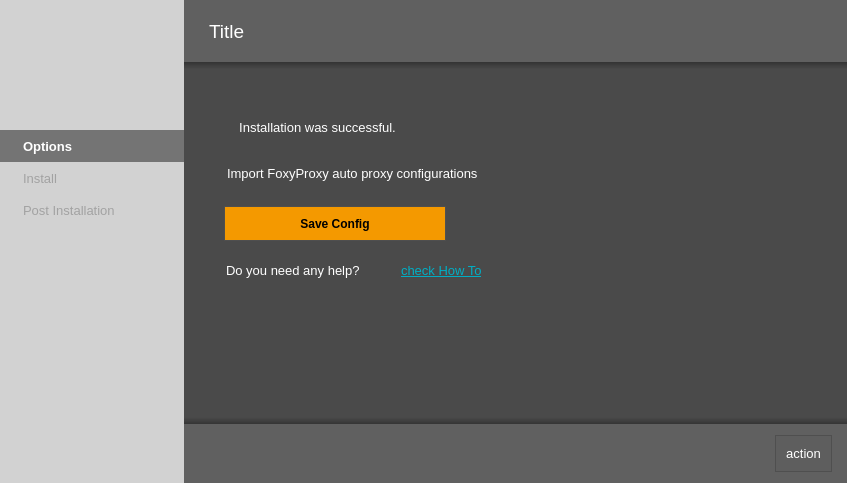
<?xml version="1.0" encoding="UTF-8"?>
<ui version="4.0">
 <class>MainWindow</class>
 <widget class="QMainWindow" name="MainWindow">
  <property name="geometry">
   <rect>
    <x>0</x>
    <y>0</y>
    <width>847</width>
    <height>483</height>
   </rect>
  </property>
  <property name="sizePolicy">
   <sizepolicy hsizetype="Expanding" vsizetype="Expanding">
    <horstretch>0</horstretch>
    <verstretch>0</verstretch>
   </sizepolicy>
  </property>
  <property name="windowTitle">
   <string>Install KiteProxy</string>
  </property>
  <property name="styleSheet">
   <string notr="true">background: #d2d2d2</string>
  </property>
  <property name="unifiedTitleAndToolBarOnMac">
   <bool>false</bool>
  </property>
  <widget class="QWidget" name="main">
   <property name="sizePolicy">
    <sizepolicy hsizetype="Expanding" vsizetype="Expanding">
     <horstretch>0</horstretch>
     <verstretch>0</verstretch>
    </sizepolicy>
   </property>
   <property name="minimumSize">
    <size>
     <width>620</width>
     <height>420</height>
    </size>
   </property>
   <layout class="QHBoxLayout" name="horizontalLayout">
    <property name="spacing">
     <number>0</number>
    </property>
    <property name="leftMargin">
     <number>0</number>
    </property>
    <property name="topMargin">
     <number>0</number>
    </property>
    <property name="rightMargin">
     <number>0</number>
    </property>
    <property name="bottomMargin">
     <number>0</number>
    </property>
    <item>
     <widget class="QWidget" name="sidebar" native="true">
      <property name="sizePolicy">
       <sizepolicy hsizetype="Fixed" vsizetype="Preferred">
        <horstretch>0</horstretch>
        <verstretch>0</verstretch>
       </sizepolicy>
      </property>
      <property name="minimumSize">
       <size>
        <width>184</width>
        <height>0</height>
       </size>
      </property>
      <property name="styleSheet">
       <string notr="true">padding: 6px 20px;</string>
      </property>
      <layout class="QVBoxLayout" name="verticalLayout_2">
       <property name="spacing">
        <number>0</number>
       </property>
       <property name="leftMargin">
        <number>0</number>
       </property>
       <property name="topMargin">
        <number>0</number>
       </property>
       <property name="rightMargin">
        <number>0</number>
       </property>
       <property name="bottomMargin">
        <number>0</number>
       </property>
       <item>
        <widget class="QLabel" name="logo">
         <property name="sizePolicy">
          <sizepolicy hsizetype="Preferred" vsizetype="Fixed">
           <horstretch>0</horstretch>
           <verstretch>0</verstretch>
          </sizepolicy>
         </property>
         <property name="minimumSize">
          <size>
           <width>0</width>
           <height>130</height>
          </size>
         </property>
         <property name="styleSheet">
          <string notr="true">padding-top: 17px;</string>
         </property>
         <property name="text">
          <string>&lt;html&gt;&lt;head/&gt;&lt;body&gt;&lt;p&gt;&lt;img src=&quot;:/logo/logo.png&quot;/&gt;&lt;/p&gt;&lt;/body&gt;&lt;/html&gt;</string>
         </property>
         <property name="textFormat">
          <enum>Qt::RichText</enum>
         </property>
         <property name="alignment">
          <set>Qt::AlignLeading|Qt::AlignLeft|Qt::AlignTop</set>
         </property>
        </widget>
       </item>
       <item>
        <widget class="QLabel" name="side_step0">
         <property name="sizePolicy">
          <sizepolicy hsizetype="Preferred" vsizetype="Expanding">
           <horstretch>0</horstretch>
           <verstretch>0</verstretch>
          </sizepolicy>
         </property>
         <property name="maximumSize">
          <size>
           <width>16777215</width>
           <height>32</height>
          </size>
         </property>
         <property name="font">
          <font>
           <pointsize>10</pointsize>
           <weight>75</weight>
           <bold>true</bold>
          </font>
         </property>
         <property name="styleSheet">
          <string notr="true">background: #747474;
font-weight: bold;
color: white;</string>
         </property>
         <property name="text">
          <string>Options</string>
         </property>
        </widget>
       </item>
       <item>
        <widget class="QLabel" name="side_step1">
         <property name="sizePolicy">
          <sizepolicy hsizetype="Preferred" vsizetype="Expanding">
           <horstretch>0</horstretch>
           <verstretch>0</verstretch>
          </sizepolicy>
         </property>
         <property name="maximumSize">
          <size>
           <width>16777215</width>
           <height>32</height>
          </size>
         </property>
         <property name="font">
          <font>
           <pointsize>10</pointsize>
          </font>
         </property>
         <property name="styleSheet">
          <string notr="true">font-weight: normal;
color: #a2a2a2;</string>
         </property>
         <property name="text">
          <string>Install</string>
         </property>
        </widget>
       </item>
       <item>
        <widget class="QLabel" name="side_step2">
         <property name="sizePolicy">
          <sizepolicy hsizetype="Preferred" vsizetype="Expanding">
           <horstretch>0</horstretch>
           <verstretch>0</verstretch>
          </sizepolicy>
         </property>
         <property name="maximumSize">
          <size>
           <width>16777215</width>
           <height>32</height>
          </size>
         </property>
         <property name="font">
          <font>
           <pointsize>10</pointsize>
          </font>
         </property>
         <property name="styleSheet">
          <string notr="true">font-weight: normal;
color: #a2a2a2;</string>
         </property>
         <property name="text">
          <string>Post Installation</string>
         </property>
        </widget>
       </item>
       <item>
        <spacer name="verticalSpacer">
         <property name="orientation">
          <enum>Qt::Vertical</enum>
         </property>
         <property name="sizeHint" stdset="0">
          <size>
           <width>20</width>
           <height>40</height>
          </size>
         </property>
        </spacer>
       </item>
      </layout>
      <zorder>side_step2</zorder>
      <zorder>logo</zorder>
      <zorder>side_step0</zorder>
      <zorder>side_step1</zorder>
      <zorder>verticalSpacer</zorder>
     </widget>
    </item>
    <item>
     <widget class="QWidget" name="contents" native="true">
      <property name="styleSheet">
       <string notr="true">background: #606060;
padding: 10px 10px;
color: white;</string>
      </property>
      <layout class="QVBoxLayout" name="verticalLayout">
       <property name="spacing">
        <number>0</number>
       </property>
       <property name="leftMargin">
        <number>0</number>
       </property>
       <property name="topMargin">
        <number>0</number>
       </property>
       <property name="rightMargin">
        <number>0</number>
       </property>
       <property name="bottomMargin">
        <number>0</number>
       </property>
       <item>
        <widget class="QLabel" name="title">
         <property name="sizePolicy">
          <sizepolicy hsizetype="Preferred" vsizetype="Expanding">
           <horstretch>0</horstretch>
           <verstretch>0</verstretch>
          </sizepolicy>
         </property>
         <property name="maximumSize">
          <size>
           <width>16777215</width>
           <height>62</height>
          </size>
         </property>
         <property name="font">
          <font>
           <family>Tahoma</family>
           <pointsize>14</pointsize>
          </font>
         </property>
         <property name="styleSheet">
          <string notr="true">padding-left: 20px</string>
         </property>
         <property name="text">
          <string>Title</string>
         </property>
        </widget>
       </item>
       <item>
        <widget class="QWidget" name="container_styled" native="true">
         <property name="font">
          <font>
           <family>Tahoma</family>
           <pointsize>10</pointsize>
          </font>
         </property>
         <property name="styleSheet">
          <string notr="true">background: qlineargradient(spread:pad, x1:0, y1:0, x2:0, y2:1, stop:0 #333 stop:0.02 #4a4a4a, stop: 0.98 #4a4a4a,  stop: 1 #333)</string>
         </property>
         <layout class="QHBoxLayout" name="horizontalLayout_4">
          <property name="spacing">
           <number>0</number>
          </property>
          <property name="leftMargin">
           <number>0</number>
          </property>
          <property name="topMargin">
           <number>0</number>
          </property>
          <property name="rightMargin">
           <number>0</number>
          </property>
          <property name="bottomMargin">
           <number>0</number>
          </property>
          <item>
           <widget class="QStackedWidget" name="stackedWidget">
            <property name="styleSheet">
             <string notr="true">background: transparent</string>
            </property>
            <property name="currentIndex">
             <number>2</number>
            </property>
            <widget class="QWidget" name="page1">
             <widget class="QWidget" name="layoutWidget">
              <property name="geometry">
               <rect>
                <x>10</x>
                <y>37</y>
                <width>405</width>
                <height>187</height>
               </rect>
              </property>
              <layout class="QVBoxLayout" name="options">
               <item>
                <widget class="QCheckBox" name="optionDnsCrypt">
                 <property name="enabled">
                  <bool>false</bool>
                 </property>
                 <property name="font">
                  <font>
                   <family>Tahoma</family>
                   <pointsize>10</pointsize>
                  </font>
                 </property>
                 <property name="styleSheet">
                  <string notr="true"/>
                 </property>
                 <property name="text">
                  <string>Secure Operator (Google DNS-over-HTTPS)</string>
                 </property>
                 <property name="checkable">
                  <bool>true</bool>
                 </property>
                 <property name="checked">
                  <bool>true</bool>
                 </property>
                </widget>
               </item>
               <item>
                <widget class="QCheckBox" name="optionMitmProxy">
                 <property name="enabled">
                  <bool>false</bool>
                 </property>
                 <property name="font">
                  <font>
                   <family>Tahoma</family>
                   <pointsize>10</pointsize>
                  </font>
                 </property>
                 <property name="styleSheet">
                  <string notr="true"/>
                 </property>
                 <property name="text">
                  <string>Mitm Proxy (Traffic Transformer)</string>
                 </property>
                 <property name="checkable">
                  <bool>true</bool>
                 </property>
                 <property name="checked">
                  <bool>true</bool>
                 </property>
                </widget>
               </item>
               <item>
                <widget class="QCheckBox" name="optionFirefox">
                 <property name="enabled">
                  <bool>true</bool>
                 </property>
                 <property name="font">
                  <font>
                   <family>Tahoma</family>
                   <pointsize>10</pointsize>
                  </font>
                 </property>
                 <property name="toolTip">
                  <string>&lt;html&gt;&lt;head/&gt;&lt;body&gt;&lt;p&gt;&lt;span style=&quot;color: black;&quot;&gt;Firefox will be downloaded and installed only if you don't have firefox &amp;gt;= 57 on your system&lt;/span&gt;&lt;/p&gt;&lt;/body&gt;&lt;/html&gt;</string>
                 </property>
                 <property name="autoFillBackground">
                  <bool>false</bool>
                 </property>
                 <property name="styleSheet">
                  <string notr="true"/>
                 </property>
                 <property name="text">
                  <string>Firefox</string>
                 </property>
                 <property name="checkable">
                  <bool>true</bool>
                 </property>
                 <property name="checked">
                  <bool>true</bool>
                 </property>
                </widget>
               </item>
               <item>
                <widget class="QCheckBox" name="optionFoxyProxy">
                 <property name="enabled">
                  <bool>true</bool>
                 </property>
                 <property name="font">
                  <font>
                   <family>Tahoma</family>
                   <pointsize>10</pointsize>
                  </font>
                 </property>
                 <property name="styleSheet">
                  <string notr="true">margin-left: 20px;</string>
                 </property>
                 <property name="text">
                  <string>FoxyProxy (Proxy Switcher)</string>
                 </property>
                 <property name="checkable">
                  <bool>true</bool>
                 </property>
                 <property name="checked">
                  <bool>true</bool>
                 </property>
                </widget>
               </item>
              </layout>
             </widget>
            </widget>
            <widget class="QWidget" name="page2">
             <layout class="QVBoxLayout" name="verticalLayout_4">
              <property name="spacing">
               <number>7</number>
              </property>
              <property name="leftMargin">
               <number>5</number>
              </property>
              <property name="topMargin">
               <number>10</number>
              </property>
              <property name="rightMargin">
               <number>5</number>
              </property>
              <property name="bottomMargin">
               <number>8</number>
              </property>
              <item>
               <widget class="QProgressBar" name="progress_bar">
                <property name="sizePolicy">
                 <sizepolicy hsizetype="Expanding" vsizetype="Expanding">
                  <horstretch>0</horstretch>
                  <verstretch>0</verstretch>
                 </sizepolicy>
                </property>
                <property name="maximumSize">
                 <size>
                  <width>16777215</width>
                  <height>33</height>
                 </size>
                </property>
                <property name="styleSheet">
                 <string notr="true">QProgressBar {
  text-align: right;  
  padding: 0;
  color: white;
  background-color: #343434;
  border: 1 solid #353535;
}
QProgressBar::chunk {
  background-color: rgb(0, 174, 196);	
}</string>
                </property>
                <property name="value">
                 <number>50</number>
                </property>
                <property name="textVisible">
                 <bool>false</bool>
                </property>
               </widget>
              </item>
              <item>
               <widget class="QLabel" name="progress_bar_text">
                <property name="sizePolicy">
                 <sizepolicy hsizetype="Expanding" vsizetype="Expanding">
                  <horstretch>0</horstretch>
                  <verstretch>0</verstretch>
                 </sizepolicy>
                </property>
                <property name="minimumSize">
                 <size>
                  <width>0</width>
                  <height>0</height>
                 </size>
                </property>
                <property name="maximumSize">
                 <size>
                  <width>16777215</width>
                  <height>22</height>
                 </size>
                </property>
                <property name="font">
                 <font>
                  <pointsize>9</pointsize>
                 </font>
                </property>
                <property name="styleSheet">
                 <string notr="true">padding: 0;</string>
                </property>
                <property name="text">
                 <string>0% complete</string>
                </property>
                <property name="alignment">
                 <set>Qt::AlignRight|Qt::AlignTop|Qt::AlignTrailing</set>
                </property>
               </widget>
              </item>
              <item>
               <widget class="QTextEdit" name="progress_log">
                <property name="minimumSize">
                 <size>
                  <width>0</width>
                  <height>0</height>
                 </size>
                </property>
                <property name="font">
                 <font>
                  <family>Tahoma</family>
                  <pointsize>9</pointsize>
                 </font>
                </property>
                <property name="styleSheet">
                 <string notr="true">padding: 5px;
color: #A9B7C6;
background: #343434;
border: 1 solid #343434;</string>
                </property>
                <property name="verticalScrollBarPolicy">
                 <enum>Qt::ScrollBarAlwaysOn</enum>
                </property>
                <property name="horizontalScrollBarPolicy">
                 <enum>Qt::ScrollBarAlwaysOn</enum>
                </property>
                <property name="lineWrapMode">
                 <enum>QTextEdit::NoWrap</enum>
                </property>
                <property name="html">
                 <string>&lt;!DOCTYPE HTML PUBLIC &quot;-//W3C//DTD HTML 4.0//EN&quot; &quot;http://www.w3.org/TR/REC-html40/strict.dtd&quot;&gt;
&lt;html&gt;&lt;head&gt;&lt;meta name=&quot;qrichtext&quot; content=&quot;1&quot; /&gt;&lt;style type=&quot;text/css&quot;&gt;
p, li { white-space: pre-wrap; }
&lt;/style&gt;&lt;/head&gt;&lt;body style=&quot; font-family:'Tahoma'; font-size:9pt; font-weight:400; font-style:normal;&quot;&gt;
&lt;p style=&quot; margin-top:0px; margin-bottom:0px; margin-left:0px; margin-right:0px; -qt-block-indent:0; text-indent:0px;&quot;&gt;Installing...&lt;/p&gt;&lt;/body&gt;&lt;/html&gt;</string>
                </property>
               </widget>
              </item>
             </layout>
            </widget>
            <widget class="QWidget" name="page3">
             <property name="styleSheet">
              <string notr="true"/>
             </property>
             <widget class="QPushButton" name="foxyproxy_save_btn">
              <property name="geometry">
               <rect>
                <x>30</x>
                <y>134</y>
                <width>222</width>
                <height>35</height>
               </rect>
              </property>
              <property name="font">
               <font>
                <family>Tahoma</family>
                <pointsize>9</pointsize>
                <weight>75</weight>
                <bold>true</bold>
               </font>
              </property>
              <property name="cursor">
               <cursorShape>PointingHandCursor</cursorShape>
              </property>
              <property name="styleSheet">
               <string notr="true">QPushButton {
  color: black;
  background: #f49900;
  border: 1px solid #4f4f4f;
  padding: 0 5;
}
QPushButton:pressed {
  background: rgb(212, 131, 0);
}</string>
              </property>
              <property name="text">
               <string>Save Config</string>
              </property>
             </widget>
             <widget class="QLabel" name="foxyproxy_conf_help">
              <property name="geometry">
               <rect>
                <x>19</x>
                <y>178</y>
                <width>221</width>
                <height>41</height>
               </rect>
              </property>
              <property name="font">
               <font>
                <family>Tahoma</family>
                <pointsize>10</pointsize>
               </font>
              </property>
              <property name="styleSheet">
               <string notr="true">color: white;</string>
              </property>
              <property name="text">
               <string>Do you need any help?</string>
              </property>
             </widget>
             <widget class="QLabel" name="foxyproxy_conf">
              <property name="geometry">
               <rect>
                <x>20</x>
                <y>81</y>
                <width>481</width>
                <height>41</height>
               </rect>
              </property>
              <property name="font">
               <font>
                <family>Tahoma</family>
                <pointsize>10</pointsize>
               </font>
              </property>
              <property name="styleSheet">
               <string notr="true">color: white;</string>
              </property>
              <property name="text">
               <string>Import FoxyProxy auto proxy configurations</string>
              </property>
             </widget>
             <widget class="QLabel" name="foxyproxy_conf_link">
              <property name="geometry">
               <rect>
                <x>194</x>
                <y>164</y>
                <width>130</width>
                <height>70</height>
               </rect>
              </property>
              <property name="font">
               <font>
                <family>Tahoma</family>
                <pointsize>10</pointsize>
                <underline>true</underline>
               </font>
              </property>
              <property name="cursor">
               <cursorShape>PointingHandCursor</cursorShape>
              </property>
              <property name="styleSheet">
               <string notr="true"/>
              </property>
              <property name="text">
               <string>&lt;html&gt;&lt;head/&gt;&lt;body&gt;&lt;a href=&quot;#&quot; style=&quot;color: #00aec4; text-decoration: underline;&quot;&gt;check How To&lt;/a&gt;&lt;/body&gt;&lt;/html&gt;</string>
              </property>
             </widget>
             <widget class="QLabel" name="success_msg">
              <property name="geometry">
               <rect>
                <x>20</x>
                <y>10</y>
                <width>481</width>
                <height>71</height>
               </rect>
              </property>
              <property name="font">
               <font>
                <family>Tahoma</family>
                <pointsize>10</pointsize>
               </font>
              </property>
              <property name="styleSheet">
               <string notr="true"/>
              </property>
              <property name="lineWidth">
               <number>0</number>
              </property>
              <property name="text">
               <string>&lt;html&gt;&lt;head/&gt;
&lt;body&gt;
&lt;p&gt;
&lt;table&gt;
&lt;tr&gt;
&lt;td&gt;&lt;img src=&quot;:/tick/tick.svg&quot;/&gt;&lt;/td&gt;
&lt;td style=&quot;line-height: 24px&quot;&gt;&amp;nbsp;&amp;nbsp;Installation was successful.&lt;/td&gt;
&lt;/td&gt;
&lt;/table&gt;
&lt;/body&gt;&lt;/html&gt;</string>
              </property>
             </widget>
            </widget>
           </widget>
          </item>
         </layout>
        </widget>
       </item>
       <item>
        <widget class="QWidget" name="widget" native="true">
         <property name="sizePolicy">
          <sizepolicy hsizetype="Preferred" vsizetype="Fixed">
           <horstretch>0</horstretch>
           <verstretch>0</verstretch>
          </sizepolicy>
         </property>
         <layout class="QHBoxLayout" name="horizontalLayout_3">
          <property name="spacing">
           <number>0</number>
          </property>
          <property name="sizeConstraint">
           <enum>QLayout::SetDefaultConstraint</enum>
          </property>
          <property name="leftMargin">
           <number>0</number>
          </property>
          <property name="topMargin">
           <number>11</number>
          </property>
          <property name="rightMargin">
           <number>0</number>
          </property>
          <property name="bottomMargin">
           <number>11</number>
          </property>
          <item>
           <spacer name="horizontalSpacer">
            <property name="orientation">
             <enum>Qt::Horizontal</enum>
            </property>
            <property name="sizeHint" stdset="0">
             <size>
              <width>40</width>
              <height>20</height>
             </size>
            </property>
           </spacer>
          </item>
          <item>
           <widget class="QPushButton" name="action_btn">
            <property name="sizePolicy">
             <sizepolicy hsizetype="Fixed" vsizetype="Fixed">
              <horstretch>0</horstretch>
              <verstretch>0</verstretch>
             </sizepolicy>
            </property>
            <property name="font">
             <font>
              <family>Tahoma</family>
              <pointsize>10</pointsize>
             </font>
            </property>
            <property name="cursor">
             <cursorShape>PointingHandCursor</cursorShape>
            </property>
            <property name="layoutDirection">
             <enum>Qt::LeftToRight</enum>
            </property>
            <property name="autoFillBackground">
             <bool>false</bool>
            </property>
            <property name="styleSheet">
             <string notr="true">QPushButton {
  color: white;
  margin-right: 15px;
  background: #5e5e5e;
  border: 1px solid #4f4f4f;
}
QPushButton:pressed {
  background: rgb(74, 74, 74);
}</string>
            </property>
            <property name="text">
             <string>action</string>
            </property>
           </widget>
          </item>
         </layout>
        </widget>
       </item>
      </layout>
     </widget>
    </item>
   </layout>
  </widget>
 </widget>
 <tabstops>
  <tabstop>action_btn</tabstop>
 </tabstops>
 <resources>
  <include location="resources.qrc"/>
 </resources>
 <connections/>
</ui>
